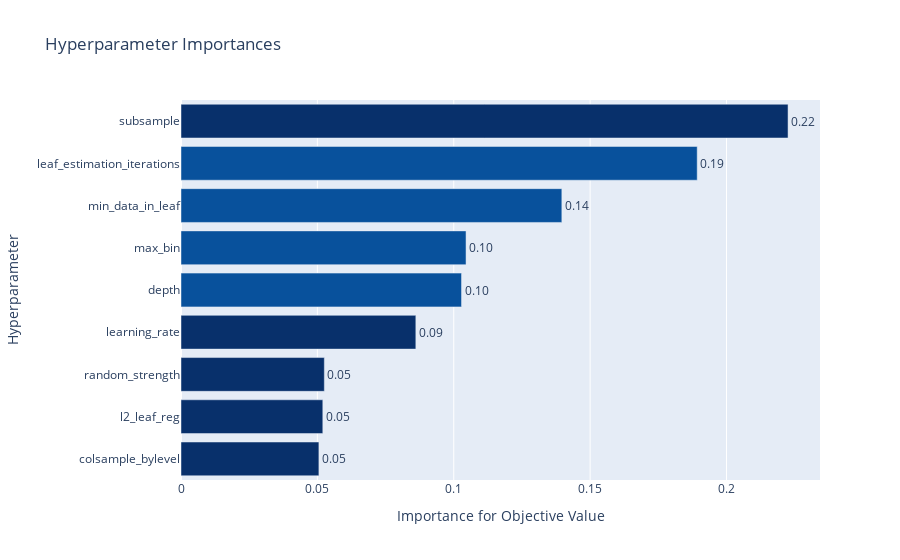

Source (notebook cell):
### Code cell
plot_param_importances(cat_study)

### Figure 1 — Plotly figure (JSON) as saved in the notebook; plotly's stock layout.template omitted (floating-point values rounded to 4 significant figures)
{"data": [{"cliponaxis": false, "hovertemplate": ["colsample_bylevel (UniformDistribution): 0.05055937284709218<extra></extra>", "l2_leaf_reg (LogUniformDistribution): 0.05199076567913572<extra></extra>", "random_strength (LogUniformDistribution): 0.05255300479270964<extra></extra>", "learning_rate (UniformDistribution): 0.0861000686205069<extra></extra>", "depth (IntUniformDistribution): 0.10284998720125864<extra></extra>", "max_bin (IntUniformDistribution): 0.10450374239042773<extra></extra>", "min_data_in_leaf (IntUniformDistribution): 0.1396248619375664<extra></extra>", "leaf_estimation_iterations (IntUniformDistribution): 0.1892568104317317<extra></extra>", "subsample (UniformDistribution): 0.2225613860995711<extra></extra>"], "marker": {"color": ["rgb(8,48,107)", "rgb(8,48,107)", "rgb(8,48,107)", "rgb(8,48,107)", "rgb(8,81,156)", "rgb(8,81,156)", "rgb(8,81,156)", "rgb(8,81,156)", "rgb(8,48,107)"]}, "orientation": "h", "text": ["0.05055937284709218", "0.05199076567913572", "0.05255300479270964", "0.0861000686205069", "0.10284998720125864", "0.10450374239042773", "0.1396248619375664", "0.1892568104317317", "0.2225613860995711"], "textposition": "outside", "texttemplate": "%{text:.2f}", "type": "bar", "x": [0.05056, 0.05199, 0.05255, 0.0861, 0.1028, 0.1045, 0.1396, 0.1893, 0.2226], "y": ["colsample_bylevel", "l2_leaf_reg", "random_strength", "learning_rate", "depth", "max_bin", "min_data_in_leaf", "leaf_estimation_iterations", "subsample"]}], "layout": {"showlegend": false, "title": {"text": "Hyperparameter Importances"}, "xaxis": {"title": {"text": "Importance for Objective Value"}}, "yaxis": {"title": {"text": "Hyperparameter"}}}}
